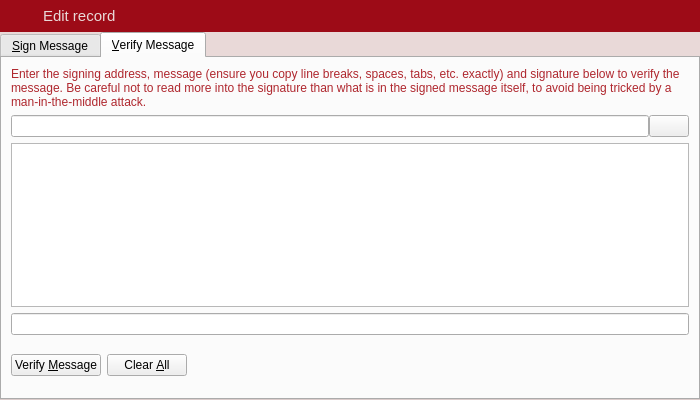
<?xml version="1.0" encoding="UTF-8"?>
<ui version="4.0">
 <class>SignVerifyMessageDialog</class>
 <widget class="QDialog" name="SignVerifyMessageDialog">
  <property name="geometry">
   <rect>
    <x>0</x>
    <y>0</y>
    <width>700</width>
    <height>400</height>
   </rect>
  </property>
  <property name="windowTitle">
   <string>Signatures - Sign / Verify a Message</string>
  </property>
  <property name="styleSheet">
   <string notr="true">QLabel {
	color: #AF272E;
}

QDialog {
	background-color: #E9D9D8;
}</string>
  </property>
  <property name="modal">
   <bool>true</bool>
  </property>
  <layout class="QVBoxLayout" name="verticalLayout">
   <property name="spacing">
    <number>0</number>
   </property>
   <property name="margin">
    <number>0</number>
   </property>
   <item>
    <widget class="QWidget" name="wHeader" native="true">
     <property name="minimumSize">
      <size>
       <width>0</width>
       <height>32</height>
      </size>
     </property>
     <property name="maximumSize">
      <size>
       <width>16777215</width>
       <height>32</height>
      </size>
     </property>
     <property name="styleSheet">
      <string notr="true">#wHeader {
	background-color: #9D0B17;
}</string>
     </property>
     <property name="is_header" stdset="0">
      <bool>true</bool>
     </property>
     <layout class="QHBoxLayout" name="horizontalLayout_19">
      <property name="margin">
       <number>0</number>
      </property>
      <item>
       <spacer name="horizontalSpacer_26">
        <property name="orientation">
         <enum>Qt::Horizontal</enum>
        </property>
        <property name="sizeType">
         <enum>QSizePolicy::Fixed</enum>
        </property>
        <property name="sizeHint" stdset="0">
         <size>
          <width>7</width>
          <height>20</height>
         </size>
        </property>
       </spacer>
      </item>
      <item>
       <widget class="QLabel" name="label_33">
        <property name="sizePolicy">
         <sizepolicy hsizetype="Preferred" vsizetype="Preferred">
          <horstretch>0</horstretch>
          <verstretch>0</verstretch>
         </sizepolicy>
        </property>
        <property name="minimumSize">
         <size>
          <width>30</width>
          <height>30</height>
         </size>
        </property>
        <property name="maximumSize">
         <size>
          <width>30</width>
          <height>30</height>
         </size>
        </property>
        <property name="text">
         <string/>
        </property>
        <property name="pixmap">
         <pixmap resource="../res.qrc">:/res/edit_record_icon.png</pixmap>
        </property>
       </widget>
      </item>
      <item>
       <widget class="QLabel" name="lbTitle">
        <property name="font">
         <font>
          <pointsize>11</pointsize>
          <stylestrategy>PreferAntialias</stylestrategy>
         </font>
        </property>
        <property name="styleSheet">
         <string notr="true">QLabel {
	color: #E9D9D8;
}</string>
        </property>
        <property name="text">
         <string>Edit record</string>
        </property>
       </widget>
      </item>
      <item>
       <widget class="QPushButton" name="bClose">
        <property name="minimumSize">
         <size>
          <width>30</width>
          <height>30</height>
         </size>
        </property>
        <property name="maximumSize">
         <size>
          <width>30</width>
          <height>30</height>
         </size>
        </property>
        <property name="styleSheet">
         <string notr="true">QPushButton {	
	image: url(:/res/close_normal.png);
	border: 0px solid gray;
}
QPushButton:pressed:flat {
	image: url(:/res/close_normal.png);
}

QPushButton:hover {
	image: url(:/res/close_hover.png);
}</string>
        </property>
        <property name="text">
         <string notr="true"/>
        </property>
        <property name="flat">
         <bool>true</bool>
        </property>
       </widget>
      </item>
     </layout>
    </widget>
   </item>
   <item>
    <widget class="QTabWidget" name="tabWidget">
     <property name="currentIndex">
      <number>1</number>
     </property>
     <widget class="QWidget" name="tabSignMessage">
      <attribute name="title">
       <string>&amp;Sign Message</string>
      </attribute>
      <layout class="QVBoxLayout" name="verticalLayout_SM">
       <item>
        <widget class="QLabel" name="infoLabel_SM">
         <property name="text">
          <string>You can sign messages with your addresses to prove you own them. Be careful not to sign anything vague, as phishing attacks may try to trick you into signing your identity over to them. Only sign fully-detailed statements you agree to.</string>
         </property>
         <property name="textFormat">
          <enum>Qt::PlainText</enum>
         </property>
         <property name="wordWrap">
          <bool>true</bool>
         </property>
        </widget>
       </item>
       <item>
        <layout class="QHBoxLayout" name="horizontalLayout_1_SM">
         <property name="spacing">
          <number>0</number>
         </property>
         <item>
          <widget class="QValidatedLineEdit" name="addressIn_SM">
           <property name="toolTip">
            <string>The address to sign the message with (e.g. MNS17iag9jJgTHD1VXjvLCEnZuQ3rJDE9L)</string>
           </property>
           <property name="maxLength">
            <number>34</number>
           </property>
          </widget>
         </item>
         <item>
          <widget class="QPushButton" name="addressBookButton_SM">
           <property name="toolTip">
            <string>Choose an address from the address book</string>
           </property>
           <property name="text">
            <string/>
           </property>
           <property name="icon">
            <iconset resource="../bitcoin.qrc">
             <normaloff>:/icons/address-book</normaloff>:/icons/address-book</iconset>
           </property>
           <property name="shortcut">
            <string>Alt+A</string>
           </property>
           <property name="autoDefault">
            <bool>false</bool>
           </property>
          </widget>
         </item>
         <item>
          <widget class="QPushButton" name="pasteButton_SM">
           <property name="toolTip">
            <string>Paste address from clipboard</string>
           </property>
           <property name="text">
            <string/>
           </property>
           <property name="icon">
            <iconset resource="../bitcoin.qrc">
             <normaloff>:/icons/editpaste</normaloff>:/icons/editpaste</iconset>
           </property>
           <property name="shortcut">
            <string>Alt+P</string>
           </property>
           <property name="autoDefault">
            <bool>false</bool>
           </property>
          </widget>
         </item>
        </layout>
       </item>
       <item>
        <widget class="QPlainTextEdit" name="messageIn_SM">
         <property name="toolTip">
          <string>Enter the message you want to sign here</string>
         </property>
        </widget>
       </item>
       <item>
        <widget class="QLabel" name="signatureLabel_SM">
         <property name="text">
          <string>Signature</string>
         </property>
         <property name="textFormat">
          <enum>Qt::PlainText</enum>
         </property>
        </widget>
       </item>
       <item>
        <layout class="QHBoxLayout" name="horizontalLayout_2_SM">
         <property name="spacing">
          <number>0</number>
         </property>
         <item>
          <widget class="QLineEdit" name="signatureOut_SM">
           <property name="font">
            <font>
             <italic>true</italic>
            </font>
           </property>
           <property name="readOnly">
            <bool>true</bool>
           </property>
          </widget>
         </item>
         <item>
          <widget class="QPushButton" name="copySignatureButton_SM">
           <property name="toolTip">
            <string>Copy the current signature to the system clipboard</string>
           </property>
           <property name="text">
            <string/>
           </property>
           <property name="icon">
            <iconset resource="../bitcoin.qrc">
             <normaloff>:/icons/editcopy</normaloff>:/icons/editcopy</iconset>
           </property>
           <property name="autoDefault">
            <bool>false</bool>
           </property>
          </widget>
         </item>
        </layout>
       </item>
       <item>
        <layout class="QHBoxLayout" name="horizontalLayout_3_SM">
         <item>
          <widget class="QPushButton" name="signMessageButton_SM">
           <property name="toolTip">
            <string>Sign the message to prove you own this Bitcoin address</string>
           </property>
           <property name="text">
            <string>Sign &amp;Message</string>
           </property>
           <property name="icon">
            <iconset resource="../bitcoin.qrc">
             <normaloff>:/icons/edit</normaloff>:/icons/edit</iconset>
           </property>
           <property name="autoDefault">
            <bool>false</bool>
           </property>
          </widget>
         </item>
         <item>
          <widget class="QPushButton" name="clearButton_SM">
           <property name="toolTip">
            <string>Reset all sign message fields</string>
           </property>
           <property name="text">
            <string>Clear &amp;All</string>
           </property>
           <property name="icon">
            <iconset resource="../bitcoin.qrc">
             <normaloff>:/icons/remove</normaloff>:/icons/remove</iconset>
           </property>
           <property name="autoDefault">
            <bool>false</bool>
           </property>
          </widget>
         </item>
         <item>
          <spacer name="horizontalSpacer_1_SM">
           <property name="orientation">
            <enum>Qt::Horizontal</enum>
           </property>
           <property name="sizeHint" stdset="0">
            <size>
             <width>40</width>
             <height>48</height>
            </size>
           </property>
          </spacer>
         </item>
         <item>
          <widget class="QLabel" name="statusLabel_SM">
           <property name="font">
            <font>
             <weight>75</weight>
             <bold>true</bold>
            </font>
           </property>
           <property name="text">
            <string/>
           </property>
           <property name="wordWrap">
            <bool>true</bool>
           </property>
          </widget>
         </item>
         <item>
          <spacer name="horizontalSpacer_2_SM">
           <property name="orientation">
            <enum>Qt::Horizontal</enum>
           </property>
           <property name="sizeHint" stdset="0">
            <size>
             <width>40</width>
             <height>48</height>
            </size>
           </property>
          </spacer>
         </item>
        </layout>
       </item>
      </layout>
     </widget>
     <widget class="QWidget" name="tabVerifyMessage">
      <attribute name="title">
       <string>&amp;Verify Message</string>
      </attribute>
      <layout class="QVBoxLayout" name="verticalLayout_VM">
       <item>
        <widget class="QLabel" name="infoLabel_VM">
         <property name="text">
          <string>Enter the signing address, message (ensure you copy line breaks, spaces, tabs, etc. exactly) and signature below to verify the message. Be careful not to read more into the signature than what is in the signed message itself, to avoid being tricked by a man-in-the-middle attack.</string>
         </property>
         <property name="textFormat">
          <enum>Qt::PlainText</enum>
         </property>
         <property name="alignment">
          <set>Qt::AlignLeading|Qt::AlignLeft|Qt::AlignTop</set>
         </property>
         <property name="wordWrap">
          <bool>true</bool>
         </property>
        </widget>
       </item>
       <item>
        <layout class="QHBoxLayout" name="horizontalLayout_1_VM">
         <property name="spacing">
          <number>0</number>
         </property>
         <item>
          <widget class="QValidatedLineEdit" name="addressIn_VM">
           <property name="toolTip">
            <string>The address the message was signed with (e.g. MNS17iag9jJgTHD1VXjvLCEnZuQ3rJDE9L)</string>
           </property>
           <property name="maxLength">
            <number>34</number>
           </property>
          </widget>
         </item>
         <item>
          <widget class="QPushButton" name="addressBookButton_VM">
           <property name="toolTip">
            <string>Choose an address from the address book</string>
           </property>
           <property name="text">
            <string/>
           </property>
           <property name="icon">
            <iconset resource="../bitcoin.qrc">
             <normaloff>:/icons/address-book</normaloff>:/icons/address-book</iconset>
           </property>
           <property name="shortcut">
            <string>Alt+A</string>
           </property>
           <property name="autoDefault">
            <bool>false</bool>
           </property>
          </widget>
         </item>
        </layout>
       </item>
       <item>
        <widget class="QPlainTextEdit" name="messageIn_VM"/>
       </item>
       <item>
        <widget class="QValidatedLineEdit" name="signatureIn_VM"/>
       </item>
       <item>
        <layout class="QHBoxLayout" name="horizontalLayout_2_VM">
         <item>
          <widget class="QPushButton" name="verifyMessageButton_VM">
           <property name="toolTip">
            <string>Verify the message to ensure it was signed with the specified Bitcoin address</string>
           </property>
           <property name="text">
            <string>Verify &amp;Message</string>
           </property>
           <property name="icon">
            <iconset resource="../bitcoin.qrc">
             <normaloff>:/icons/transaction_0</normaloff>:/icons/transaction_0</iconset>
           </property>
           <property name="autoDefault">
            <bool>false</bool>
           </property>
          </widget>
         </item>
         <item>
          <widget class="QPushButton" name="clearButton_VM">
           <property name="toolTip">
            <string>Reset all verify message fields</string>
           </property>
           <property name="text">
            <string>Clear &amp;All</string>
           </property>
           <property name="icon">
            <iconset resource="../bitcoin.qrc">
             <normaloff>:/icons/remove</normaloff>:/icons/remove</iconset>
           </property>
           <property name="autoDefault">
            <bool>false</bool>
           </property>
          </widget>
         </item>
         <item>
          <spacer name="horizontalSpacer_1_VM">
           <property name="orientation">
            <enum>Qt::Horizontal</enum>
           </property>
           <property name="sizeHint" stdset="0">
            <size>
             <width>40</width>
             <height>48</height>
            </size>
           </property>
          </spacer>
         </item>
         <item>
          <widget class="QLabel" name="statusLabel_VM">
           <property name="font">
            <font>
             <weight>75</weight>
             <bold>true</bold>
            </font>
           </property>
           <property name="text">
            <string/>
           </property>
           <property name="wordWrap">
            <bool>true</bool>
           </property>
          </widget>
         </item>
         <item>
          <spacer name="horizontalSpacer_2_VM">
           <property name="orientation">
            <enum>Qt::Horizontal</enum>
           </property>
           <property name="sizeHint" stdset="0">
            <size>
             <width>40</width>
             <height>48</height>
            </size>
           </property>
          </spacer>
         </item>
        </layout>
       </item>
      </layout>
     </widget>
    </widget>
   </item>
  </layout>
 </widget>
 <customwidgets>
  <customwidget>
   <class>QValidatedLineEdit</class>
   <extends>QLineEdit</extends>
   <header>qvalidatedlineedit.h</header>
  </customwidget>
 </customwidgets>
 <resources>
  <include location="../bitcoin.qrc"/>
  <include location="../res.qrc"/>
 </resources>
 <connections>
  <connection>
   <sender>bClose</sender>
   <signal>clicked()</signal>
   <receiver>SignVerifyMessageDialog</receiver>
   <slot>reject()</slot>
   <hints>
    <hint type="sourcelabel">
     <x>489</x>
     <y>15</y>
    </hint>
    <hint type="destinationlabel">
     <x>349</x>
     <y>199</y>
    </hint>
   </hints>
  </connection>
 </connections>
</ui>
